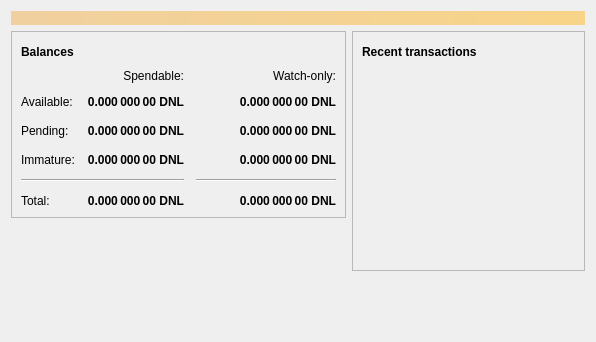
<?xml version="1.0" encoding="UTF-8"?>
<ui version="4.0">
 <class>OverviewPage</class>
 <widget class="QWidget" name="OverviewPage">
  <property name="geometry">
   <rect>
    <x>0</x>
    <y>0</y>
    <width>596</width>
    <height>342</height>
   </rect>
  </property>
  <property name="windowTitle">
   <string>Form</string>
  </property>
  <layout class="QVBoxLayout" name="topLayout">
   <item>
    <widget class="QLabel" name="labelAlerts">
     <property name="visible">
      <bool>false</bool>
     </property>
     <property name="styleSheet">
      <string notr="true">QLabel { background-color: qlineargradient(x1: 0, y1: 0, x2: 1, y2: 0, stop:0 #F0D0A0, stop:1 #F8D488); color:#000000; }</string>
     </property>
     <property name="wordWrap">
      <bool>true</bool>
     </property>
     <property name="margin">
      <number>3</number>
     </property>
     <property name="textInteractionFlags">
      <set>Qt::TextSelectableByMouse</set>
     </property>
    </widget>
   </item>
   <item>
    <layout class="QHBoxLayout" name="horizontalLayout" stretch="1,1">
     <item>
      <layout class="QVBoxLayout" name="verticalLayout_2">
       <item>
        <widget class="QFrame" name="frame">
         <property name="frameShape">
          <enum>QFrame::StyledPanel</enum>
         </property>
         <property name="frameShadow">
          <enum>QFrame::Raised</enum>
         </property>
         <layout class="QVBoxLayout" name="verticalLayout_4">
          <item>
           <layout class="QHBoxLayout" name="horizontalLayout_4">
            <item>
             <widget class="QLabel" name="label_5">
              <property name="font">
               <font>
                <weight>75</weight>
                <bold>true</bold>
               </font>
              </property>
              <property name="text">
               <string>Balances</string>
              </property>
             </widget>
            </item>
            <item>
             <widget class="QPushButton" name="labelWalletStatus">
              <property name="enabled">
               <bool>true</bool>
              </property>
              <property name="maximumSize">
               <size>
                <width>30</width>
                <height>16777215</height>
               </size>
              </property>
              <property name="toolTip">
               <string>The displayed information may be out of date. Your wallet automatically synchronizes with the Denizlite network after a connection is established, but this process has not completed yet.</string>
              </property>
              <property name="text">
               <string/>
              </property>
              <property name="icon">
               <iconset resource="../bitcoin.qrc">
                <normaloff>:/icons/warning</normaloff>
                <disabledoff>:/icons/warning</disabledoff>:/icons/warning</iconset>
              </property>
              <property name="iconSize">
               <size>
                <width>24</width>
                <height>24</height>
               </size>
              </property>
              <property name="flat">
               <bool>true</bool>
              </property>
             </widget>
            </item>
            <item>
             <spacer name="horizontalSpacer_3">
              <property name="orientation">
               <enum>Qt::Horizontal</enum>
              </property>
              <property name="sizeHint" stdset="0">
               <size>
                <width>40</width>
                <height>20</height>
               </size>
              </property>
             </spacer>
            </item>
           </layout>
          </item>
          <item>
           <layout class="QGridLayout" name="gridLayout">
            <property name="spacing">
             <number>12</number>
            </property>
            <item row="2" column="2">
             <widget class="QLabel" name="labelWatchPending">
              <property name="font">
               <font>
                <weight>75</weight>
                <bold>true</bold>
               </font>
              </property>
              <property name="cursor">
               <cursorShape>IBeamCursor</cursorShape>
              </property>
              <property name="toolTip">
               <string>Unconfirmed transactions to watch-only addresses</string>
              </property>
              <property name="text">
               <string notr="true">0.000 000 00 DNL</string>
              </property>
              <property name="alignment">
               <set>Qt::AlignRight|Qt::AlignTrailing|Qt::AlignVCenter</set>
              </property>
              <property name="textInteractionFlags">
               <set>Qt::LinksAccessibleByMouse|Qt::TextSelectableByKeyboard|Qt::TextSelectableByMouse</set>
              </property>
             </widget>
            </item>
            <item row="2" column="1">
             <widget class="QLabel" name="labelUnconfirmed">
              <property name="font">
               <font>
                <weight>75</weight>
                <bold>true</bold>
               </font>
              </property>
              <property name="cursor">
               <cursorShape>IBeamCursor</cursorShape>
              </property>
              <property name="toolTip">
               <string>Total of transactions that have yet to be confirmed, and do not yet count toward the spendable balance</string>
              </property>
              <property name="text">
               <string notr="true">0.000 000 00 DNL</string>
              </property>
              <property name="alignment">
               <set>Qt::AlignRight|Qt::AlignTrailing|Qt::AlignVCenter</set>
              </property>
              <property name="textInteractionFlags">
               <set>Qt::LinksAccessibleByMouse|Qt::TextSelectableByKeyboard|Qt::TextSelectableByMouse</set>
              </property>
             </widget>
            </item>
            <item row="3" column="2">
             <widget class="QLabel" name="labelWatchImmature">
              <property name="font">
               <font>
                <weight>75</weight>
                <bold>true</bold>
               </font>
              </property>
              <property name="cursor">
               <cursorShape>IBeamCursor</cursorShape>
              </property>
              <property name="toolTip">
               <string>Mined balance in watch-only addresses that has not yet matured</string>
              </property>
              <property name="text">
               <string notr="true">0.000 000 00 DNL</string>
              </property>
              <property name="alignment">
               <set>Qt::AlignRight|Qt::AlignTrailing|Qt::AlignVCenter</set>
              </property>
              <property name="textInteractionFlags">
               <set>Qt::LinksAccessibleByMouse|Qt::TextSelectableByKeyboard|Qt::TextSelectableByMouse</set>
              </property>
             </widget>
            </item>
            <item row="4" column="0" colspan="2">
             <widget class="Line" name="line">
              <property name="orientation">
               <enum>Qt::Horizontal</enum>
              </property>
             </widget>
            </item>
            <item row="4" column="2">
             <widget class="Line" name="lineWatchBalance">
              <property name="sizePolicy">
               <sizepolicy hsizetype="Preferred" vsizetype="Fixed">
                <horstretch>0</horstretch>
                <verstretch>0</verstretch>
               </sizepolicy>
              </property>
              <property name="minimumSize">
               <size>
                <width>140</width>
                <height>0</height>
               </size>
              </property>
              <property name="orientation">
               <enum>Qt::Horizontal</enum>
              </property>
             </widget>
            </item>
            <item row="5" column="0">
             <widget class="QLabel" name="labelTotalText">
              <property name="text">
               <string>Total:</string>
              </property>
             </widget>
            </item>
            <item row="3" column="1">
             <widget class="QLabel" name="labelImmature">
              <property name="font">
               <font>
                <weight>75</weight>
                <bold>true</bold>
               </font>
              </property>
              <property name="cursor">
               <cursorShape>IBeamCursor</cursorShape>
              </property>
              <property name="toolTip">
               <string>Mined balance that has not yet matured</string>
              </property>
              <property name="text">
               <string notr="true">0.000 000 00 DNL</string>
              </property>
              <property name="alignment">
               <set>Qt::AlignRight|Qt::AlignTrailing|Qt::AlignVCenter</set>
              </property>
              <property name="textInteractionFlags">
               <set>Qt::LinksAccessibleByMouse|Qt::TextSelectableByKeyboard|Qt::TextSelectableByMouse</set>
              </property>
             </widget>
            </item>
            <item row="2" column="3">
             <spacer name="horizontalSpacer_2">
              <property name="orientation">
               <enum>Qt::Horizontal</enum>
              </property>
              <property name="sizeHint" stdset="0">
               <size>
                <width>40</width>
                <height>20</height>
               </size>
              </property>
             </spacer>
            </item>
            <item row="3" column="0">
             <widget class="QLabel" name="labelImmatureText">
              <property name="text">
               <string>Immature:</string>
              </property>
             </widget>
            </item>
            <item row="5" column="1">
             <widget class="QLabel" name="labelTotal">
              <property name="font">
               <font>
                <weight>75</weight>
                <bold>true</bold>
               </font>
              </property>
              <property name="cursor">
               <cursorShape>IBeamCursor</cursorShape>
              </property>
              <property name="toolTip">
               <string>Your current total balance</string>
              </property>
              <property name="text">
               <string notr="true">0.000 000 00 DNL</string>
              </property>
              <property name="alignment">
               <set>Qt::AlignRight|Qt::AlignTrailing|Qt::AlignVCenter</set>
              </property>
              <property name="textInteractionFlags">
               <set>Qt::LinksAccessibleByMouse|Qt::TextSelectableByKeyboard|Qt::TextSelectableByMouse</set>
              </property>
             </widget>
            </item>
            <item row="5" column="2">
             <widget class="QLabel" name="labelWatchTotal">
              <property name="font">
               <font>
                <weight>75</weight>
                <bold>true</bold>
               </font>
              </property>
              <property name="cursor">
               <cursorShape>IBeamCursor</cursorShape>
              </property>
              <property name="toolTip">
               <string>Current total balance in watch-only addresses</string>
              </property>
              <property name="text">
               <string notr="true">0.000 000 00 DNL</string>
              </property>
              <property name="alignment">
               <set>Qt::AlignRight|Qt::AlignTrailing|Qt::AlignVCenter</set>
              </property>
              <property name="textInteractionFlags">
               <set>Qt::LinksAccessibleByMouse|Qt::TextSelectableByKeyboard|Qt::TextSelectableByMouse</set>
              </property>
             </widget>
            </item>
            <item row="0" column="2">
             <widget class="QLabel" name="labelWatchonly">
              <property name="text">
               <string>Watch-only:</string>
              </property>
              <property name="alignment">
               <set>Qt::AlignRight|Qt::AlignTrailing|Qt::AlignVCenter</set>
              </property>
             </widget>
            </item>
            <item row="1" column="0">
             <widget class="QLabel" name="labelBalanceText">
              <property name="text">
               <string>Available:</string>
              </property>
             </widget>
            </item>
            <item row="1" column="1">
             <widget class="QLabel" name="labelBalance">
              <property name="font">
               <font>
                <weight>75</weight>
                <bold>true</bold>
               </font>
              </property>
              <property name="cursor">
               <cursorShape>IBeamCursor</cursorShape>
              </property>
              <property name="toolTip">
               <string>Your current spendable balance</string>
              </property>
              <property name="text">
               <string notr="true">0.000 000 00 DNL</string>
              </property>
              <property name="alignment">
               <set>Qt::AlignRight|Qt::AlignTrailing|Qt::AlignVCenter</set>
              </property>
              <property name="textInteractionFlags">
               <set>Qt::LinksAccessibleByMouse|Qt::TextSelectableByKeyboard|Qt::TextSelectableByMouse</set>
              </property>
             </widget>
            </item>
            <item row="1" column="2">
             <widget class="QLabel" name="labelWatchAvailable">
              <property name="font">
               <font>
                <weight>75</weight>
                <bold>true</bold>
               </font>
              </property>
              <property name="cursor">
               <cursorShape>IBeamCursor</cursorShape>
              </property>
              <property name="toolTip">
               <string>Your current balance in watch-only addresses</string>
              </property>
              <property name="text">
               <string notr="true">0.000 000 00 DNL</string>
              </property>
              <property name="alignment">
               <set>Qt::AlignRight|Qt::AlignTrailing|Qt::AlignVCenter</set>
              </property>
              <property name="textInteractionFlags">
               <set>Qt::LinksAccessibleByMouse|Qt::TextSelectableByKeyboard|Qt::TextSelectableByMouse</set>
              </property>
             </widget>
            </item>
            <item row="2" column="0">
             <widget class="QLabel" name="labelPendingText">
              <property name="text">
               <string>Pending:</string>
              </property>
             </widget>
            </item>
            <item row="0" column="1">
             <widget class="QLabel" name="labelSpendable">
              <property name="text">
               <string>Spendable:</string>
              </property>
              <property name="alignment">
               <set>Qt::AlignRight|Qt::AlignTrailing|Qt::AlignVCenter</set>
              </property>
             </widget>
            </item>
           </layout>
          </item>
         </layout>
        </widget>
       </item>
       <item>
        <spacer name="verticalSpacer">
         <property name="orientation">
          <enum>Qt::Vertical</enum>
         </property>
         <property name="sizeHint" stdset="0">
          <size>
           <width>20</width>
           <height>40</height>
          </size>
         </property>
        </spacer>
       </item>
      </layout>
     </item>
     <item>
      <layout class="QVBoxLayout" name="verticalLayout_3">
       <item>
        <widget class="QFrame" name="frame_2">
         <property name="frameShape">
          <enum>QFrame::StyledPanel</enum>
         </property>
         <property name="frameShadow">
          <enum>QFrame::Raised</enum>
         </property>
         <layout class="QVBoxLayout" name="verticalLayout">
          <item>
           <layout class="QHBoxLayout" name="horizontalLayout_2">
            <item>
             <widget class="QLabel" name="label_4">
              <property name="font">
               <font>
                <weight>75</weight>
                <bold>true</bold>
               </font>
              </property>
              <property name="text">
               <string>Recent transactions</string>
              </property>
             </widget>
            </item>
            <item>
             <widget class="QPushButton" name="labelTransactionsStatus">
              <property name="enabled">
               <bool>true</bool>
              </property>
              <property name="maximumSize">
               <size>
                <width>30</width>
                <height>16777215</height>
               </size>
              </property>
              <property name="toolTip">
               <string>The displayed information may be out of date. Your wallet automatically synchronizes with the Denizlite network after a connection is established, but this process has not completed yet.</string>
              </property>
              <property name="text">
               <string/>
              </property>
              <property name="icon">
               <iconset resource="../bitcoin.qrc">
                <normaloff>:/icons/warning</normaloff>
                <disabledoff>:/icons/warning</disabledoff>:/icons/warning</iconset>
              </property>
              <property name="iconSize">
               <size>
                <width>24</width>
                <height>24</height>
               </size>
              </property>
              <property name="flat">
               <bool>true</bool>
              </property>
             </widget>
            </item>
            <item>
             <spacer name="horizontalSpacer">
              <property name="orientation">
               <enum>Qt::Horizontal</enum>
              </property>
              <property name="sizeHint" stdset="0">
               <size>
                <width>40</width>
                <height>20</height>
               </size>
              </property>
             </spacer>
            </item>
           </layout>
          </item>
          <item>
           <widget class="QListView" name="listTransactions">
            <property name="styleSheet">
             <string notr="true">QListView { background: transparent; }</string>
            </property>
            <property name="frameShape">
             <enum>QFrame::NoFrame</enum>
            </property>
            <property name="verticalScrollBarPolicy">
             <enum>Qt::ScrollBarAlwaysOff</enum>
            </property>
            <property name="horizontalScrollBarPolicy">
             <enum>Qt::ScrollBarAlwaysOff</enum>
            </property>
            <property name="selectionMode">
             <enum>QAbstractItemView::NoSelection</enum>
            </property>
           </widget>
          </item>
         </layout>
        </widget>
       </item>
       <item>
        <spacer name="verticalSpacer_2">
         <property name="orientation">
          <enum>Qt::Vertical</enum>
         </property>
         <property name="sizeHint" stdset="0">
          <size>
           <width>20</width>
           <height>40</height>
          </size>
         </property>
        </spacer>
       </item>
      </layout>
     </item>
    </layout>
   </item>
  </layout>
 </widget>
 <resources/>
 <connections/>
</ui>
